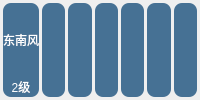
       <widget class="QWidget" name="widget0406" native="true">
        <layout class="QGridLayout" name="gridLayout_5">
         <property name="leftMargin">
          <number>3</number>
         </property>
         <property name="topMargin">
          <number>3</number>
         </property>
         <property name="rightMargin">
          <number>3</number>
         </property>
         <property name="bottomMargin">
          <number>3</number>
         </property>
         <property name="horizontalSpacing">
          <number>3</number>
         </property>
         <property name="verticalSpacing">
          <number>0</number>
         </property>
         <item row="2" column="0">
          <widget class="QLabel" name="labelFL0">
           <property name="styleSheet">
            <string notr="true">color: rgb(255, 255, 255);
background-color: rgb(70, 113, 148);
border-radius: 8px;
border-top-left-radius: 0px;
border-top-right-radius: 0px;</string>
           </property>
           <property name="text">
            <string>2级</string>
           </property>
           <property name="alignment">
            <set>Qt::AlignCenter</set>
           </property>
          </widget>
         </item>
         <item row="0" column="2">
          <widget class="QLabel" name="labelFX2">
           <property name="styleSheet">
            <string notr="true">color: rgb(255, 255, 255);
background-color: rgb(70, 113, 148);
border-radius: 8px;
border-bottom-left-radius: 0px;
border-bottom-right-radius: 0px;</string>
           </property>
           <property name="text">
            <string/>
           </property>
           <property name="alignment">
            <set>Qt::AlignCenter</set>
           </property>
          </widget>
         </item>
         <item row="2" column="1">
          <widget class="QLabel" name="labelFL1">
           <property name="styleSheet">
            <string notr="true">color: rgb(255, 255, 255);
background-color: rgb(70, 113, 148);
border-radius: 8px;
border-top-left-radius: 0px;
border-top-right-radius: 0px;</string>
           </property>
           <property name="text">
            <string/>
           </property>
           <property name="alignment">
            <set>Qt::AlignCenter</set>
           </property>
          </widget>
         </item>
         <item row="2" column="4">
          <widget class="QLabel" name="labelFL4">
           <property name="styleSheet">
            <string notr="true">color: rgb(255, 255, 255);
background-color: rgb(70, 113, 148);
border-radius: 8px;
border-top-left-radius: 0px;
border-top-right-radius: 0px;</string>
           </property>
           <property name="text">
            <string/>
           </property>
           <property name="alignment">
            <set>Qt::AlignCenter</set>
           </property>
          </widget>
         </item>
         <item row="0" column="1">
          <widget class="QLabel" name="labelFX1">
           <property name="styleSheet">
            <string notr="true">color: rgb(255, 255, 255);
background-color: rgb(70, 113, 148);
border-radius: 8px;
border-bottom-left-radius: 0px;
border-bottom-right-radius: 0px;</string>
           </property>
           <property name="text">
            <string/>
           </property>
           <property name="alignment">
            <set>Qt::AlignCenter</set>
           </property>
          </widget>
         </item>
         <item row="0" column="5">
          <widget class="QLabel" name="labelFX5">
           <property name="styleSheet">
            <string notr="true">color: rgb(255, 255, 255);
background-color: rgb(70, 113, 148);
border-radius: 8px;
border-bottom-left-radius: 0px;
border-bottom-right-radius: 0px;</string>
           </property>
           <property name="text">
            <string/>
           </property>
           <property name="alignment">
            <set>Qt::AlignCenter</set>
           </property>
          </widget>
         </item>
         <item row="2" column="3">
          <widget class="QLabel" name="labelFL3">
           <property name="styleSheet">
            <string notr="true">color: rgb(255, 255, 255);
background-color: rgb(70, 113, 148);
border-radius: 8px;
border-top-left-radius: 0px;
border-top-right-radius: 0px;</string>
           </property>
           <property name="text">
            <string/>
           </property>
           <property name="alignment">
            <set>Qt::AlignCenter</set>
           </property>
          </widget>
         </item>
         <item row="0" column="3">
          <widget class="QLabel" name="labelFX3">
           <property name="styleSheet">
            <string notr="true">color: rgb(255, 255, 255);
background-color: rgb(70, 113, 148);
border-radius: 8px;
border-bottom-left-radius: 0px;
border-bottom-right-radius: 0px;</string>
           </property>
           <property name="text">
            <string/>
           </property>
           <property name="alignment">
            <set>Qt::AlignCenter</set>
           </property>
          </widget>
         </item>
         <item row="2" column="2">
          <widget class="QLabel" name="labelFL2">
           <property name="styleSheet">
            <string notr="true">color: rgb(255, 255, 255);
background-color: rgb(70, 113, 148);
border-radius: 8px;
border-top-left-radius: 0px;
border-top-right-radius: 0px;</string>
           </property>
           <property name="text">
            <string/>
           </property>
           <property name="alignment">
            <set>Qt::AlignCenter</set>
           </property>
          </widget>
         </item>
         <item row="0" column="0">
          <widget class="QLabel" name="labelFX0">
           <property name="styleSheet">
            <string notr="true">color: rgb(255, 255, 255);
background-color: rgb(70, 113, 148);
border-radius: 8px;
border-bottom-left-radius: 0px;
border-bottom-right-radius: 0px;</string>
           </property>
           <property name="text">
            <string>东南风</string>
           </property>
           <property name="alignment">
            <set>Qt::AlignCenter</set>
           </property>
          </widget>
         </item>
         <item row="2" column="5">
          <widget class="QLabel" name="labelFL5">
           <property name="maximumSize">
            <size>
             <width>16777215</width>
             <height>20</height>
            </size>
           </property>
           <property name="styleSheet">
            <string notr="true">color: rgb(255, 255, 255);
background-color: rgb(70, 113, 148);
border-radius: 8px;
border-top-left-radius: 0px;
border-top-right-radius: 0px;</string>
           </property>
           <property name="text">
            <string/>
           </property>
           <property name="alignment">
            <set>Qt::AlignCenter</set>
           </property>
          </widget>
         </item>
         <item row="0" column="4">
          <widget class="QLabel" name="labelFX4">
           <property name="styleSheet">
            <string notr="true">color: rgb(255, 255, 255);
background-color: rgb(70, 113, 148);
border-radius: 8px;
border-bottom-left-radius: 0px;
border-bottom-right-radius: 0px;</string>
           </property>
           <property name="text">
            <string/>
           </property>
           <property name="alignment">
            <set>Qt::AlignCenter</set>
           </property>
          </widget>
         </item>
         <item row="0" column="6">
          <widget class="QLabel" name="labelFX6">
           <property name="styleSheet">
            <string notr="true">color: rgb(255, 255, 255);
background-color: rgb(70, 113, 148);
border-radius: 8px;
border-bottom-left-radius: 0px;
border-bottom-right-radius: 0px;</string>
           </property>
           <property name="text">
            <string/>
           </property>
           <property name="alignment">
            <set>Qt::AlignCenter</set>
           </property>
          </widget>
         </item>
         <item row="2" column="6">
          <widget class="QLabel" name="labelFL6">
           <property name="maximumSize">
            <size>
             <width>16777215</width>
             <height>20</height>
            </size>
           </property>
           <property name="styleSheet">
            <string notr="true">color: rgb(255, 255, 255);
background-color: rgb(70, 113, 148);
border-radius: 8px;
border-top-left-radius: 0px;
border-top-right-radius: 0px;</string>
           </property>
           <property name="text">
            <string/>
           </property>
           <property name="alignment">
            <set>Qt::AlignCenter</set>
           </property>
          </widget>
         </item>
        </layout>
       </widget>
